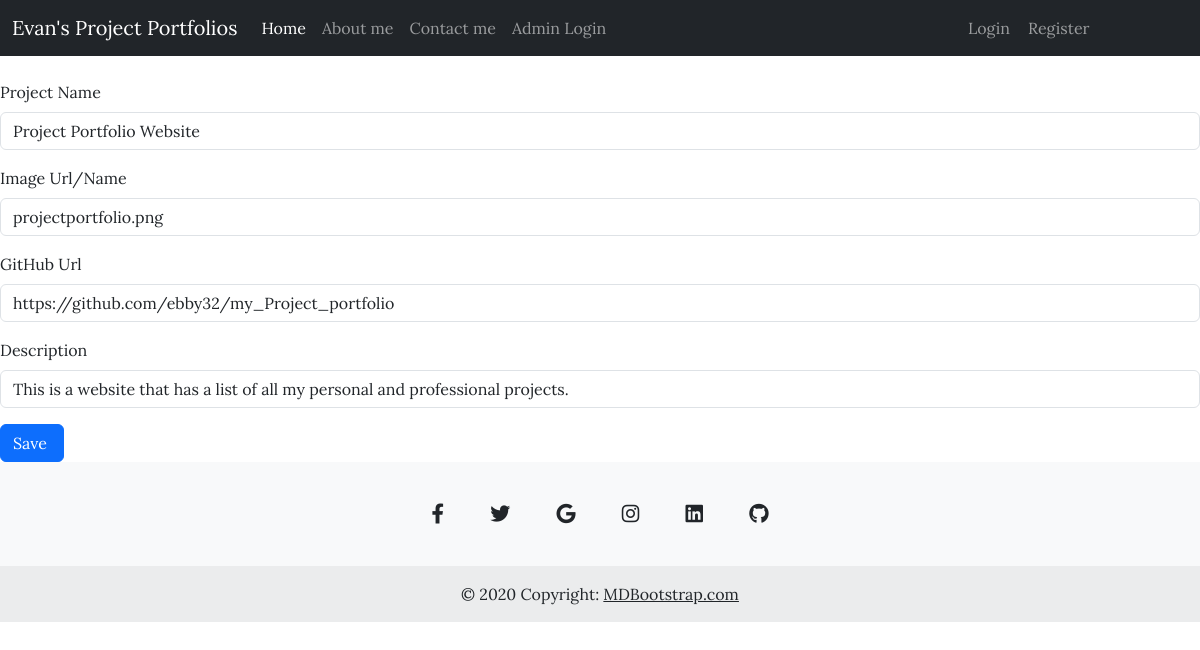
/edit_project/4, run on the app's committed database.
### application/home/models.py (models this page shows)
class Projects(db.Model):
    id:Mapped[int] = mapped_column(Integer, primary_key= True)
    project_name:Mapped[str] = mapped_column(String(120), nullable= False)
    image:Mapped[str] = mapped_column(String(120), nullable= False)
    url:Mapped[str] = mapped_column(String(120), nullable= False)
    description:Mapped[str] = mapped_column(String(120), nullable= False)

### application/projects/routes.py (the view)
@projects_bp.route('/edit_project/<int:project_id>', methods = ['GET','POST'])
def edit_project(project_id):
    project_to_edit= db.session.execute(db.select(Projects).where(Projects.id == project_id)).scalar()
    form = EditProject(
        project_name = project_to_edit.project_name,
        image_url = project_to_edit.image,
        github = project_to_edit.url,
        description = project_to_edit.description
    )
    if request.method == 'POST':
        project_to_edit.project_name = request.form.get('project_name')
        project_to_edit.image = request.form.get('image_url')
        project_to_edit.url = request.form.get('github')
        project_to_edit.description = request.form.get('description')
        db.session.commit()
    return render_template('edit.html',form = form, project = project_to_edit)

### application/projects/forms.py
class EditProject(FlaskForm):
    project_name = StringField('Project Name ')
    image_url = StringField('Image Url/Name ')
    github = StringField('GitHub Url ')
    description = StringField('Description ')
    save = SubmitField('Save ')

### application/projects/templates/edit.html (shortened to what this page needs)
{% extends 'base.html' %} {% from 'bootstrap5/form.html' import render_form %}
{% block content %}
{{ render_form(form) }}
{% endblock %}

### application/home/static/css/home.css (style rules this page uses)
* { font-family: "Lora", serif; }

### data on the page
Projects: project_name "Project Portfolio Website", description "This is a website that has a list of all my personal and professional projects."
